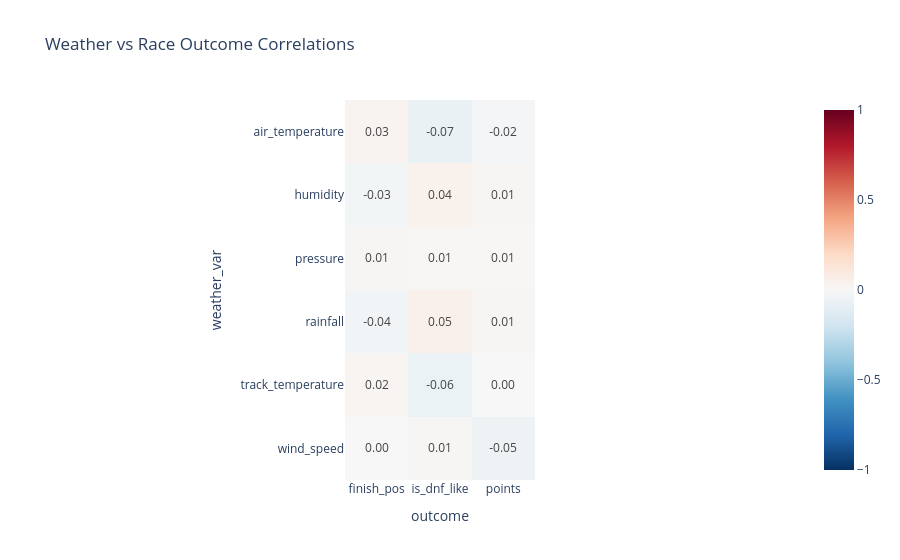

The notebook cell this image was saved under:
### Code cell
corr_pivot = weather_outcome_corr.pivot(index="weather_var", columns="outcome", values="correlation")
fig = px.imshow(
    corr_pivot,
    text_auto=".2f",
    color_continuous_scale="RdBu_r",
    zmin=-1,
    zmax=1,
    title="Weather vs Race Outcome Correlations",
)
fig.write_html(OUTPUT_CHARTS / "weather_outcome_correlation_heatmap.html", include_plotlyjs="cdn")
fig.show()

### Figure 1 — Plotly figure (JSON) as saved in the notebook; plotly's stock layout.template omitted (floating-point values rounded to 4 significant figures)
{"data": [{"coloraxis": "coloraxis", "hovertemplate": "outcome: %{x}<br>weather_var: %{y}<br>color: %{z}<extra></extra>", "name": "0", "texttemplate": "%{z:.2f}", "type": "heatmap", "x": ["finish_pos", "is_dnf_like", "points"], "xaxis": "x", "y": ["air_temperature", "humidity", "pressure", "rainfall", "track_temperature", "wind_speed"], "yaxis": "y", "z": [[0.02729, -0.0666, -0.01984], [-0.02577, 0.0442, 0.01122], [0.01317, 0.008338, 0.009549], [-0.03757, 0.05109, 0.01144], [0.02256, -0.06054, 0.000303], [-0.0002463, 0.01176, -0.05048]]}], "layout": {"coloraxis": {"cmax": 1, "cmin": -1, "colorscale": [[0.0, "rgb(5,48,97)"], [0.1, "rgb(33,102,172)"], [0.2, "rgb(67,147,195)"], [0.3, "rgb(146,197,222)"], [0.4, "rgb(209,229,240)"], [0.5, "rgb(247,247,247)"], [0.6, "rgb(253,219,199)"], [0.7, "rgb(244,165,130)"], [0.8, "rgb(214,96,77)"], [0.9, "rgb(178,24,43)"], [1.0, "rgb(103,0,31)"]]}, "title": {"text": "Weather vs Race Outcome Correlations"}, "xaxis": {"anchor": "y", "constrain": "domain", "domain": [0.0, 1.0], "scaleanchor": "y", "title": {"text": "outcome"}}, "yaxis": {"anchor": "x", "autorange": "reversed", "constrain": "domain", "domain": [0.0, 1.0], "title": {"text": "weather_var"}}}}
